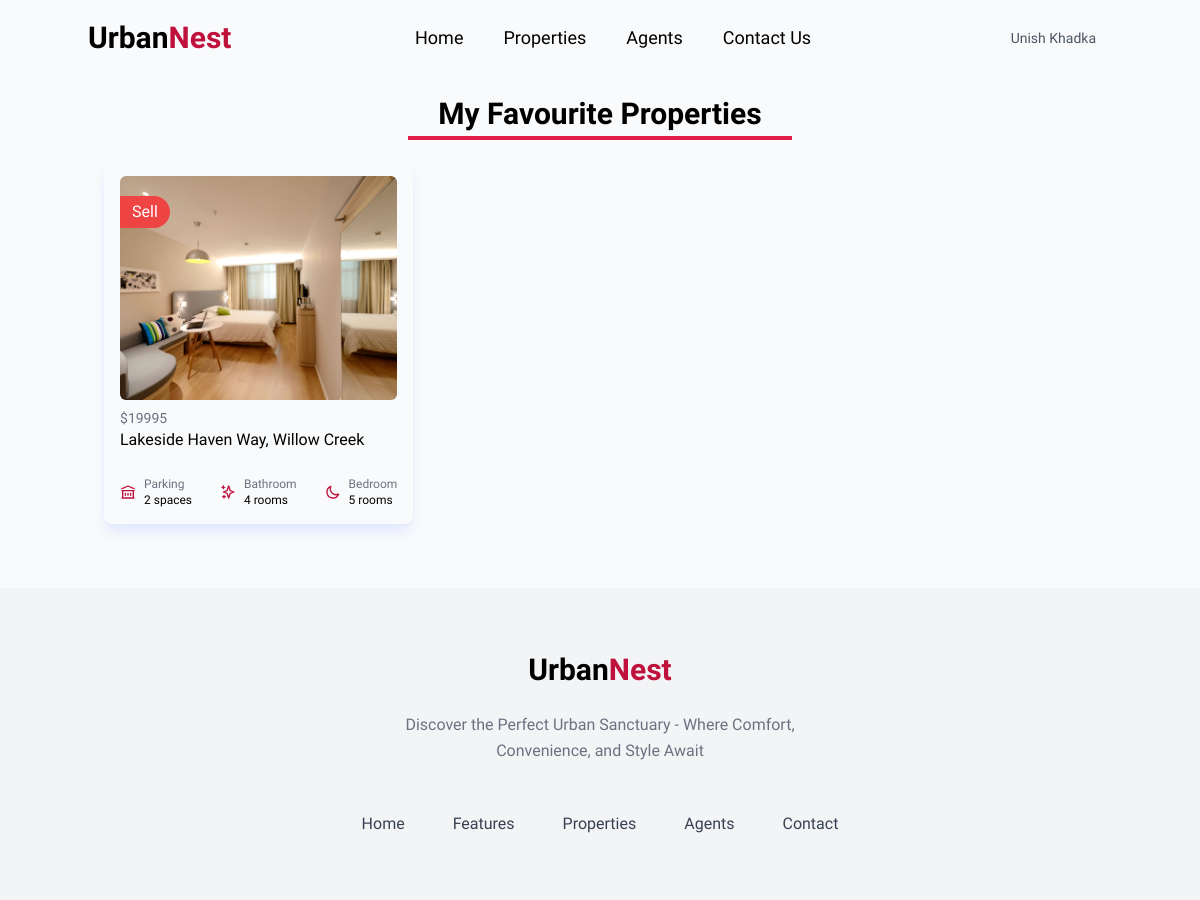
The app's page /favourites/ (signed in), older data.
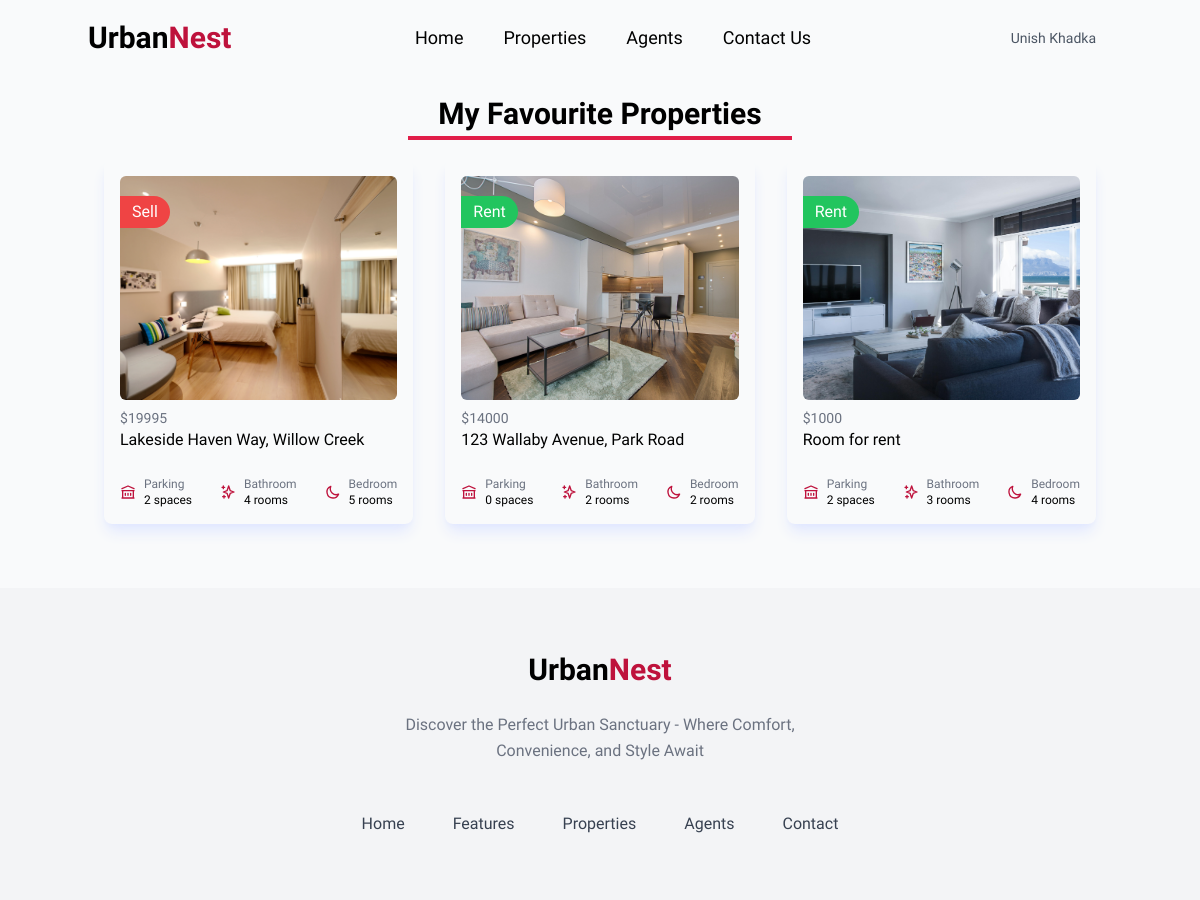
The same page, newer data.
### spacenest/models.py (models this page shows, shortened)
class Property(models.Model):
    PROVINCE_CHOICES = [
        ("koshi", _("Koshi Province")),
        ("madhesh", _("Madhesh Province")),
        ("bagmati", _("Bagmati Province")),
        ("gandaki", _("Gandaki Province")),
        ("lumbini", _("Lumbini Province")),
        ("karnali", _("Karnali Province")),
        ("sudurpashchim", _("Sudurpashchim Province")),
    ]
    LISTING_TYPE_CHOICES = [
        ("sell", _("Sell")),
        ("rent", _("Rent")),
    ]
    id = models.CharField(
        _("ID"), primary_key=True, max_length=22, default=shortuuid.uuid, editable=False
    )
    name = models.CharField(_("Property Name"), max_length=200)
    location = models.CharField(_("Location"), max_length=200)
    province = models.CharField(_("Province"), max_length=200, choices=PROVINCE_CHOICES)
    listing_type = models.CharField(
        _("Listing Type"), max_length=20, choices=LISTING_TYPE_CHOICES
    )
    description = models.TextField(null=True, blank=True)
    price = models.PositiveIntegerField(_("Price"))
    property_image = models.ImageField(
        _("Property Image"),
        upload_to="property/",
        default="property/default.jpg",
        null=True,
        blank=True,
    )
    owner = models.ForeignKey(User, on_delete=models.CASCADE, verbose_name=_("Owner"))
    parking = models.PositiveIntegerField(_("Parking Space"), default=0)
    bathroom = models.PositiveIntegerField(_("Bathroom"), default=0)
    bedroom = models.PositiveIntegerField(_("Bedroom"), default=0)
    class Meta:
        verbose_name_plural = "Properties"

### spacenest/views.py (the view)
# urls.py: path("favourites/", favourites, name="favourites"),
def favourites(request):
    properties = Property.objects.select_related("owner").filter(
        favourite__user=request.user
    )
    context = {"properties": properties}
    return render(request, "spacenest/favourites.html", context)

### spacenest/context_processors.py (called while the page is built)
def inbox(request):
    mails = None
    if request.user.is_authenticated:
        try:
            mails = Mailbox.objects.filter(receiver=request.user)
            return {"mails": mails}
        except Mailbox.DoesNotExist:
            return {"mails": 0}
    return {"mails": mails}

### spacenest/templates/spacenest/favourites.html (shortened to what this page needs)
{% extends "main.html" %} {% block content %} {% load static %}
<section class="container mx-auto mt-5 mb-16">
    <div class="flex flex-col items-center m-5 space-y-1">
        <h1 class="text-center text-3xl font-semibold">My Favourite Properties</h1>
        <p class="h-1 w-96 bg-rose-600"></span>
      </div>
  <div class="grid lg:grid-cols-3 gap-8 px-4 my-5">
    {% for property in properties %}
    <div class="block rounded-lg p-4 shadow-lg shadow-indigo-100 overflow-hidden relative">
      <span class="px-3 absolute mt-5 text-white rounded-r-full py-1 {% if property.listing_type == 'sell' %}bg-red-500{% else %}bg-green-500{% endif %} capitalize">{{property.listing_type}}</span>
      <a href="{% url 'property' property.id %}">
      <img alt="" src="{{property.property_image.url}}" class="h-56 w-full rounded-md object-cover" />
      </a>
      <div class="mt-2">
        <dl>
          <div class="flex items-center justify-between">
            <dd class="text-sm text-gray-500">${{property.price}}</dd>
          </div>
          <div>
            <a href="{% url 'property' property.id %}">
            <dd class="font-medium">{{property.name}}</dd>
            </a>
          </div>
        </dl>
        <div class="mt-6 flex items-center justify-between text-xs">
          <div class="sm:inline-flex sm:shrink-0 sm:items-center sm:gap-2">
            <svg class="size-4 text-rose-700" xmlns="http://www.w3.org/2000/svg" fill="none" viewBox="0 0 24 24"
              stroke="currentColor">
              <path stroke-linecap="round" stroke-linejoin="round" stroke-width="2"
                d="M8 14v3m4-3v3m4-3v3M3 21h18M3 10h18M3 7l9-4 9 4M4 10h16v11H4V10z" />
            </svg>
            <div class="mt-1.5 sm:mt-0">
              <p class="text-gray-500">Parking</p>
              <p class="font-medium">{{property.parking}} spaces</p>
            </div>
          </div>
          <div class="sm:inline-flex sm:shrink-0 sm:items-center sm:gap-2">
            <svg class="size-4 text-rose-700" xmlns="http://www.w3.org/2000/svg" fill="none" viewBox="0 0 24 24"
              stroke="currentColor">
              <path stroke-linecap="round" stroke-linejoin="round" stroke-width="2"
                d="M5 3v4M3 5h4M6 17v4m-2-2h4m5-16l2.286 6.857L21 12l-5.714 2.143L13 21l-2.286-6.857L5 12l5.714-2.143L13 3z" />
            </svg>
            <div class="mt-1.5 sm:mt-0">
              <p class="text-gray-500">Bathroom</p>
              <p class="font-medium">{{property.bathroom}} rooms</p>
            </div>
          </div>
          <div class="sm:inline-flex sm:shrink-0 sm:items-center sm:gap-2">
            <svg class="size-4 text-rose-700" xmlns="http://www.w3.org/2000/svg" fill="none" viewBox="0 0 24 24"
              stroke="currentColor">
              <path stroke-linecap="round" stroke-linejoin="round" stroke-width="2"
                d="M20.354 15.354A9 9 0 018.646 3.646 9.003 9.003 0 0012 21a9.003 9.003 0 008.354-5.646z" />
            </svg>
            <div class="mt-1.5 sm:mt-0">
              <p class="text-gray-500">Bedroom</p>
              <p class="font-medium">{{property.bedroom}} rooms</p>
            </div>
          </div>
        </div>
      </div>
    </div>
    {% endfor %}
  </div>
</section>
{% endblock content %}

Row changes from the older to the newer data that the page shows:
now on this page (row unchanged): Property: listing_type "Rent", property_image (picture), price "14000", name "123 Wallaby Avenue, Park Road", parking "0", bathroom "2", bedroom "2"
added Property: listing_type "Rent", property_image (picture), price "1000", name "Room for rent", parking "2", bathroom "3", bedroom "4"
